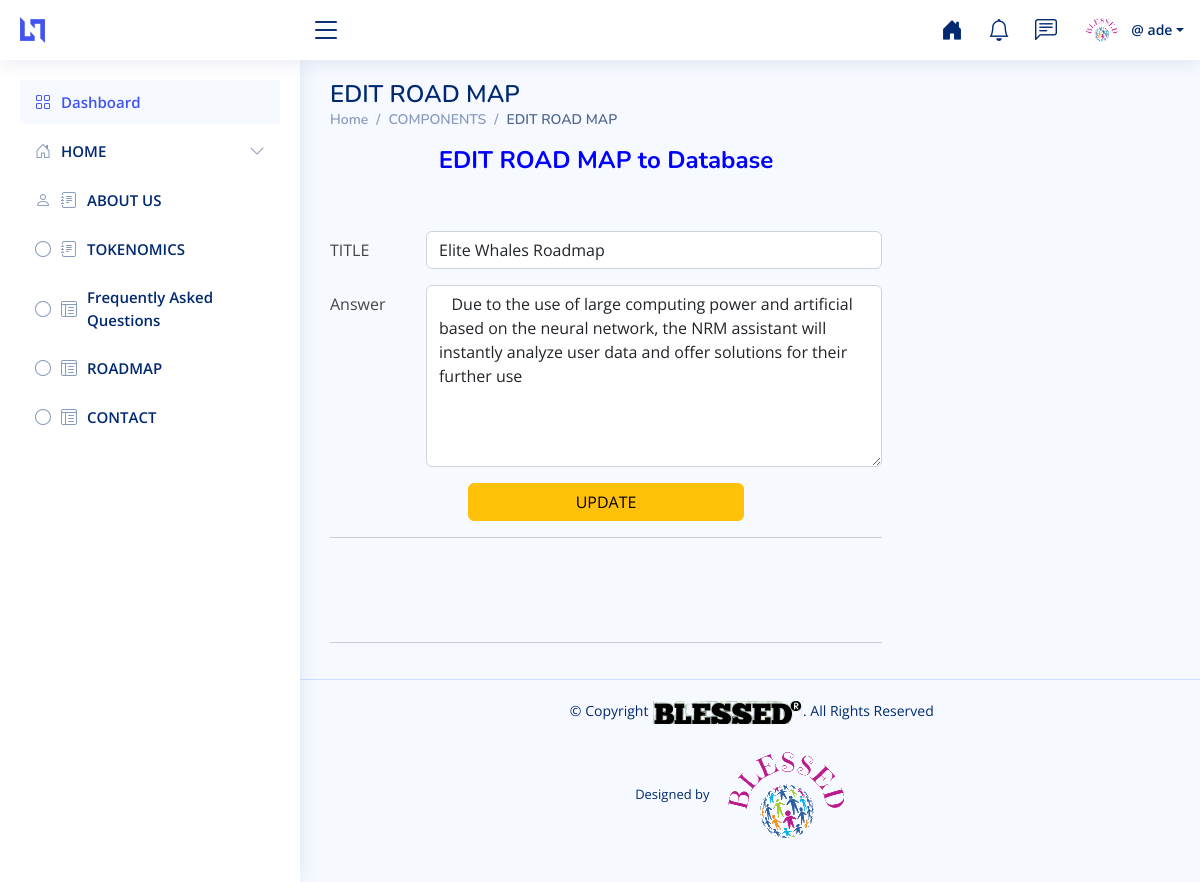
The app's page /EDIT-ROADMAP/3 (signed in) with its own data.
### ews_app/models.py (models this page shows, shortened)
class RoadMap(models.Model):
    title = models.CharField(max_length=77)
    speech = models.TextField()

### ews_app/views.py (the view)
# urls.py: path('EDIT-ROADMAP/<str:pk>', views.EditCreateMap, name='edit_create_map'),
def EditCreateMap(request, pk):
    rm = RoadMap.objects.get(id=pk)
    if request.method == 'POST':
        rm.title = request.POST.get('title')
        rm.speech = request.POST.get('speech')
        rm.save()
        messages.success(request, 'Successfully Added')
        return redirect('ews_app:roadList')
    context = {
        'rm': rm
    }
    return render(request, 'ews_app/editRoad.html', context)

### ews_app/templates/ews_app/editRoad.html (shortened to what this page needs)
{% extends 'ews_app/base.html' %}
{% load static %}
{% block content %}
<main id="main" class="main">
    <div class="pagetitle">
      <h1> EDIT ROAD MAP</h1>
      <nav>
        <ol class="breadcrumb">
          <li class="breadcrumb-item"><a href="{% url 'ews_app:ad-hm' %}">Home</a></li>
          <li class="breadcrumb-item">COMPONENTS</li>
          <li class="breadcrumb-item active"> EDIT ROAD MAP</li>
        </ol>
      </nav>
    </div>
    <section class="section">
        <div class="row">
            <div class="col-8">
                {% if user.is_authenticated %}
                <h4 class="text-center" style="color: blue; font-weight: 700;">EDIT ROAD MAP  to Database</h4>
                    <br><br>
                    {% if submitted %}
                        The ROAD MAP was submitted Successfully
                    {% else %}
                        <form action="" method="POST">
                            <div class="row mb-3">
                              <label for="" class="col-sm-2 col-form-label">TITLE</label>
                              <div class="col-sm-10">
                                <input type="text" name="title" value="{{rm.title}}" class="form-control" >
                              </div>
                            </div>
                            <div class="row mb-3">
                              <label for="" class="col-sm-2 col-form-label">Answer</label>
                              <div class="col-sm-10">
                                  <textarea  name="speech" class="form-control" placeholder="Enter a Speech Here" rows="7"  > {{rm.speech}} </textarea>
                              </div>
                            </div>
                        <center> <input type="submit" class="btn btn-warning col-6 " value="UPDATE"></center>
                        </form>
                        <hr>
                        <br><br><br>
                        <hr>
                    {% endif %}
                {% else %}
                <p>You are not allowed here</p>
            </div>
        {% endif %}
        </div>
    </section>
</main>
{% endblock content %}

### ews_app/templates/ews_app/header.html (shortened to what this page needs)
{% load static %}
  <header id="header" class="header fixed-top d-flex align-items-center">
    <div class="d-flex align-items-center justify-content-between">
      <a href="{% url 'ews_app:ad-hm' %}" class="logo d-flex align-items-center">
        <img src="assets/img/logo.png" alt="">
        <span class="d-none d-lg-block"><img src="" alt=""></span>
      </a>
      <i class="bi bi-list toggle-sidebar-btn"></i>
    </div>
    <nav class="header-nav ms-auto">
      <ul class="d-flex align-items-center">
        <li class="nav-item ">
          <a target="_blank" href="/" class="nav-link nav-icon">
            <i class="bi bi-house-door-fill"></i>
          </a>
        </li>
        <li class="nav-item dropdown">
          <a class="nav-link nav-icon" href="#" data-bs-toggle="dropdown">
            <i class="bi bi-bell"></i>
          </a>
        </li>
        <li class="nav-item dropdown">
          <a class="nav-link nav-icon" href="#" data-bs-toggle="dropdown">
            <i class="bi bi-chat-left-text"></i>
          </a>
        </li>
        <li class="nav-item dropdown pe-3">
          <a class="nav-link nav-profile d-flex align-items-center pe-0" href="#" data-bs-toggle="dropdown">
            {% if profile.profile_image %}
                <img src="{{ profile.profile_image.url }}" width="50" height="50" class=" rounded-circle" alt="{{ profile.user.username }}">
            {% else %}
                <img src="{% static 'images/78.png' %}" class="img-fluid rounded-start">
            {% endif %}
            <span class="d-none d-md-block dropdown-toggle ps-2">@ {{user}}</span>
          </a>
        </li>
      </ul>
    </nav>
  </header>

### static/adm/assets/css/style.css (style rules this page uses)
:root { scroll-behavior: smooth; }
body { font-family: "Open Sans", sans-serif; background: #f6f9ff; color: #444444; }
a { color: #4154f1; text-decoration: none; }
h1, h2, h3, h4, h5, h6 { font-family: "Nunito", sans-serif; }
#main { margin-top: 60px; padding: 20px 30px; transition: all 0.3s; }
.pagetitle { margin-bottom: 10px; }
.pagetitle h1 { font-size: 24px; margin-bottom: 0; font-weight: 600; color: #012970; }
.breadcrumb { font-size: 14px; font-family: "Nunito", sans-serif; color: #899bbd; font-weight: 600; }
.breadcrumb a { color: #899bbd; transition: 0.3s; }
.breadcrumb .breadcrumb-item::before { color: #899bbd; }
.breadcrumb .active { color: #51678f; font-weight: 600; }
.logo { line-height: 1; }
@media (min-width: 1200px) { .logo { width: 280px; } }
.logo img { max-height: 26px; margin-right: 6px; }
.logo span { font-size: 26px; font-weight: 700; color: #012970; font-family: "Nunito", sans-serif; }
.header { transition: all 0.5s; z-index: 997; height: 60px; box-shadow: 0px 2px 20px rgba(1, 41, 112, 0.1); background-color: #fff; padding-left: 20px; }
.header .toggle-sidebar-btn { font-size: 32px; padding-left: 10px; cursor: pointer; color: #012970; }
.header-nav ul { list-style: none; }
.header-nav>ul { margin: 0; padding: 0; }
.header-nav .nav-icon { font-size: 22px; color: #012970; margin-right: 25px; position: relative; }
.header-nav .nav-profile { color: #012970; }
.header-nav .nav-profile img { max-height: 36px; }
.header-nav .nav-profile span { font-size: 14px; font-weight: 600; }
@media (min-width: 1200px) { #main, #footer { margin-left: 300px; } }

### records on screen
RoadMap: title "Elite Whales Roadmap", speech "Due to the use of large computing power and artificial based on the neural network, the NRM assistant will instantly analyze user data and offer solutions for their further use"

### other values on screen
{{ user }} "ade"
